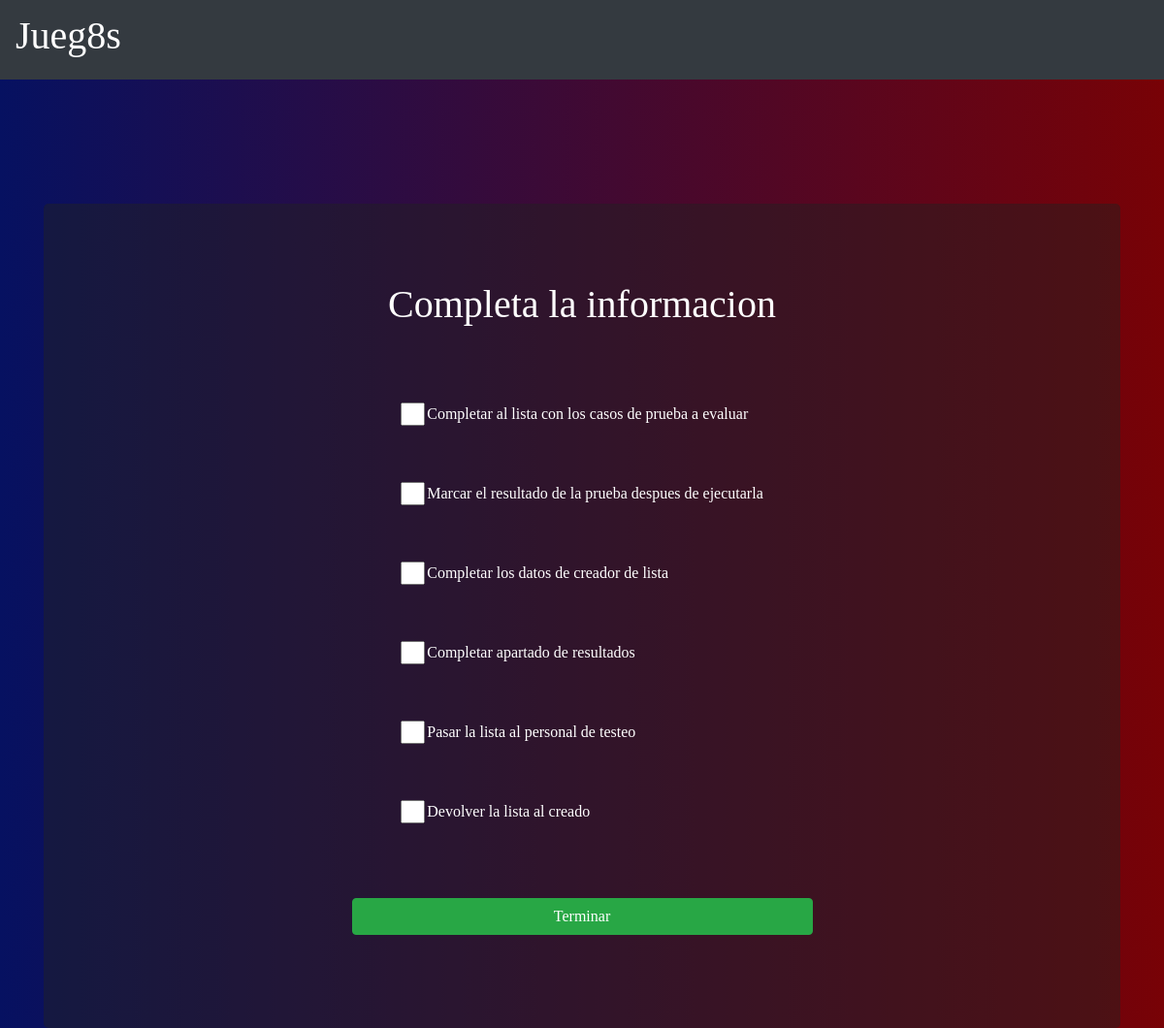
Screenshot of /Jueg8s/src/Views/ (signed in) with the database file from the repository.
### tables this page shows
CREATE TABLE IF NOT EXISTS Lista (
    idLista INT NOT NULL,
    valor VARCHAR(100) NULL,
    valorPos INT NULL,
    idActividad INT NOT NULL,
    PRIMARY KEY (idLista),
    CONSTRAINT fk_Lista_Actividad1 FOREIGN KEY (idActividad) REFERENCES Actividad (idActividad) ON DELETE NO ACTION ON UPDATE NO ACTION
  );

### Jueg8s/src/Models/sessionUser.php (called while the page is built, shortened)
<?php
class Session
{
    public function getUser()
    {
        return $_SESSION['user'];
    }
    public function getPassword()
    {
        return $_SESSION['pass'];
    }
}

### Jueg8s/src/Controller/connection.php (called while the page is built, shortened)
<?php
class Conection
{
    private $usu;
    private $pass;
    private $conn;
    function Conection()
    {
        $this->conn = null;
        $this->pass = 'jueg8sPass';
        $this->usu = 'jueg8s';
    }
    public function createConnection()
    {
        try {
            $this->conn = new PDO('mysql:host=localhost;dbname=jueg8s', $this->usu, $this->pass);
            $this->conn->setAttribute(PDO::ATTR_ERRMODE, PDO::ERRMODE_EXCEPTION);
            return $this->conn;
        } catch (PDOException $exc) {
            echo 'Fail' . $exc;
            return null;
        }
    }
    public function getConexion()
    {
        if ($this->conn) {
            return $this->conn;
        } else {
            return $this->createConnection();
        }
    }
}

### Jueg8s/src/Controller/general.php (called while the page is built, shortened)
<?php
function accept($usu, $pass)
{
    try {
        global $connection, $session;
        $sql = "select count(*) as valido from grupo where activo = false and idGrupo = $usu and contra = '$pass'";
        $stmt = $connection->getConexion()->prepare($sql);
        $stmt->execute();
        $stmt->setFetchMode(PDO::FETCH_ASSOC);
        if ($row = $stmt->fetch()) {
            return $row['valido'] == 1;
        }
    } catch (\Throwable $th) {
        $session->setError('Error inesperado');
        return false;
    }
}

### Jueg8s/src/Views/lista.php (the view, shortened to what this page needs)
<div class="container">
    <div class="list-box">
        <form id="list-form" method="POST" action="../../../">
            <h2 class="list-title mb-5">Completa la informacion</h2>
            <div class="list-play">
                <table class="lidt-table" border="0">
                    <?php
                    $sql = "select * from Lista where idActividad = 1";
                    $stmt = $connection->getConexion()->prepare($sql);
                    $stmt->execute();
                    $stmt->setFetchMode(PDO::FETCH_ASSOC);
                    $temp = 0;
                    while ($row = $stmt->fetch()) {
                        ?>
                        <tr class="list-row">
                            <td>
                                <input type="text" id="<?php echo 'field' . $temp; ?>" name="<?php echo 'field' . $temp; ?>" class="list-field" maxlength="1">
                            </td>
                            <td><?php echo $row['valor']; ?></td>
                        </tr>
                    <?php
                        $temp++;
                    } ?>
                </table>
            </div>
        </form>
        <div class="form-group mt-5">
            <input type="submit" id="sendLista" name="evaluate-list" value="Terminar" class="btn btn-success w-50 mx-auto d-block">
        </div>
    </div>
</div>

### Jueg8s/src/Views/index.php (shortened to what this page needs)
<?php
include '../Models/sessionUser.php';
include '../Controller/connection.php';
include '../Controller/general.php';
$session = new Session();
$connection = new Conection();
if (empty($_SESSION['user']) || empty($_SESSION['pass'])) {
    include '../login.php';
} else if (accept($session->getUser(), $session->getPassword())) {
    function getLevel()
    {
        try {
            global $connection, $session;
            $sql = "select count(*) as level from GrupoActividad where idGrupo = " . $session->getUser();
            $stmt = $connection->getConexion()->prepare($sql);
            $stmt->execute();
            $stmt->setFetchMode(PDO::FETCH_ASSOC);
            if ($row = $stmt->fetch()) {
                return $row['level'];
            }
        } catch (PDoPDOException $ex) {
            return 0;
        }
    }
    $level = getLevel();
    ?>
    <!DOCTYPE html>
    <html lang="en">
    <head>
    </head>
    <body>
        <nav class="navbar navbar-light bg-dark">
            <span class="navbar-brand mb-0 h1 text-white">
                <h1>Jueg8s</h1>
            </span>
        </nav>
        <?php
            if ($level == 0) {
                include './lista.php';
            } else if ($level == 1) {
                include './crucigrama.php';
            } else if ($level == 5) {
                include './admin.php';
            } else {
                include './gracias.html';
            } ?>
    </body>
    </html>
<?php
} else {
    include '../login.php';
}
?>

### Jueg8s/src/Assets/style.css (style rules this page uses)
* { font-family: serif; }
html, body { height: 100%; color: white; background: #780206; background: -webkit-linear-gradient(to right, #061161, #780206); background: linear-gradient(to right, #061161, #780206); }
.list-box { margin: 8em auto; padding: 5em; background-color: #22222277; border-radius: 5px; }
.list-title { color: #fff; width: 100%; display: inline-block; text-align: center; font-size: 2.5em; }
.list-field { margin-top: 1.75em; margin-bottom: 1.75em; width: 25px; text-align: center; }
.lidt-table { margin: 0 auto; }

### rows the page displays
lista: valor "Completar al lista con los casos de prueba a evaluar"
lista: valor "Marcar el resultado de la prueba despues de ejecutarla"
lista: valor "Completar los datos de creador de lista"
lista: valor "Completar apartado de resultados"
lista: valor "Pasar la lista al personal de testeo"
lista: valor "Devolver la lista al creado"
